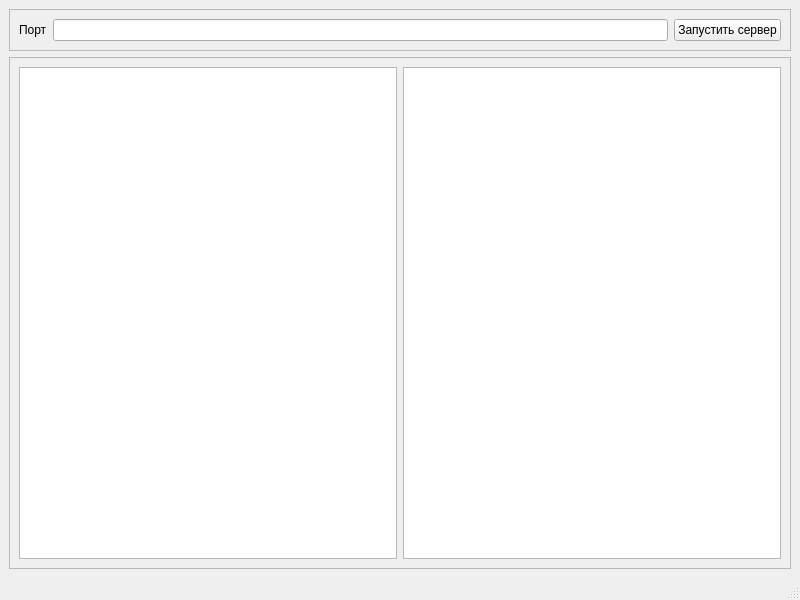
<?xml version="1.0" encoding="UTF-8"?>
<ui version="4.0">
 <class>ServerWindow</class>
 <widget class="QMainWindow" name="ServerWindow">
  <property name="geometry">
   <rect>
    <x>0</x>
    <y>0</y>
    <width>800</width>
    <height>600</height>
   </rect>
  </property>
  <property name="windowTitle">
   <string>ServerWindow</string>
  </property>
  <widget class="QWidget" name="centralwidget">
   <layout class="QVBoxLayout" name="verticalLayout">
    <item>
     <widget class="QFrame" name="frameHeader">
      <property name="sizePolicy">
       <sizepolicy hsizetype="Preferred" vsizetype="Maximum">
        <horstretch>0</horstretch>
        <verstretch>0</verstretch>
       </sizepolicy>
      </property>
      <property name="frameShape">
       <enum>QFrame::StyledPanel</enum>
      </property>
      <property name="frameShadow">
       <enum>QFrame::Raised</enum>
      </property>
      <layout class="QHBoxLayout" name="horizontalLayout">
       <item>
        <widget class="QLabel" name="labelPort">
         <property name="text">
          <string>Порт</string>
         </property>
        </widget>
       </item>
       <item>
        <widget class="QLineEdit" name="lineEditPort"/>
       </item>
       <item>
        <widget class="QPushButton" name="pushButtonStartStop">
         <property name="text">
          <string>Запустить сервер</string>
         </property>
        </widget>
       </item>
      </layout>
     </widget>
    </item>
    <item>
     <widget class="QFrame" name="frameData">
      <property name="frameShape">
       <enum>QFrame::StyledPanel</enum>
      </property>
      <property name="frameShadow">
       <enum>QFrame::Raised</enum>
      </property>
      <layout class="QHBoxLayout" name="horizontalLayout_2">
       <item>
        <widget class="QTableWidget" name="tableWidgetClients"/>
       </item>
       <item>
        <widget class="QTextEdit" name="textEditLog"/>
       </item>
      </layout>
     </widget>
    </item>
   </layout>
  </widget>
  <widget class="QMenuBar" name="menubar">
   <property name="geometry">
    <rect>
     <x>0</x>
     <y>0</y>
     <width>800</width>
     <height>22</height>
    </rect>
   </property>
  </widget>
  <widget class="QStatusBar" name="statusbar"/>
 </widget>
 <resources/>
 <connections/>
</ui>
